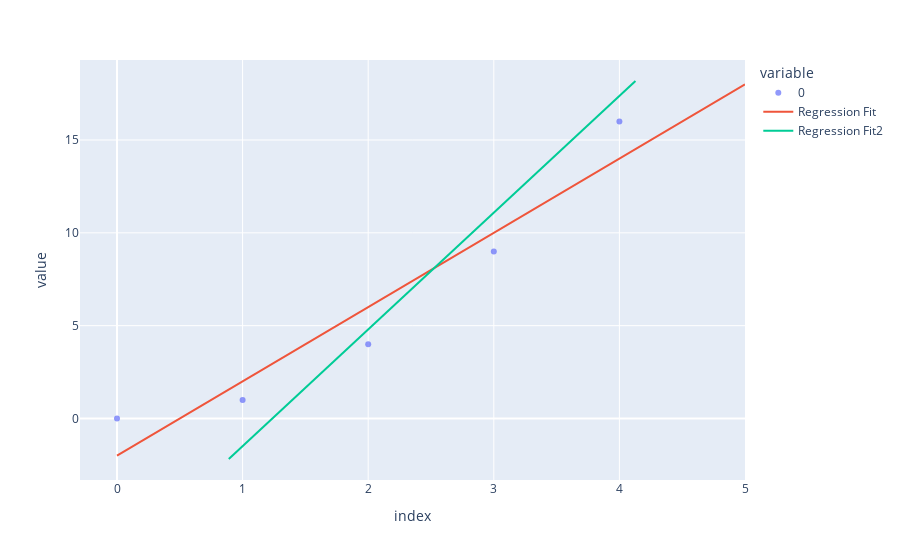

The cell this chart's notebook holds for it:
### Code cell
import numpy as np
import pandas as pd
import plotly.express as px
import plotly.graph_objects as go
from sklearn.linear_model import LinearRegression
import matplotlib.pyplot as plt

# Generate data
x=[0, 1, 2, 3, 4]
y=[0, 1, 4, 9, 16]

df = pd.DataFrame(data = {"x":x,"y":y})
df
b, a = np.polyfit(df.x, df.y, deg=1)

x_range = np.linspace(0, len(df.x), 100)
y_range = a + b* x_range 

# Rotation of the line if slope is given
point = (x_range, y_range)
origin = (x_range[50], y_range[50])
x_range_slope , y_range_slope = rotate(origin, point, math.radians(5))

fig = px.scatter(y, opacity=0.70)

fig.add_traces(go.Scatter(x=x_range, y=y_range, name='Regression Fit'))
fig.add_traces(go.Scatter(x=x_range_slope, y=y_range_slope, name='Regression Fit2'))
fig
